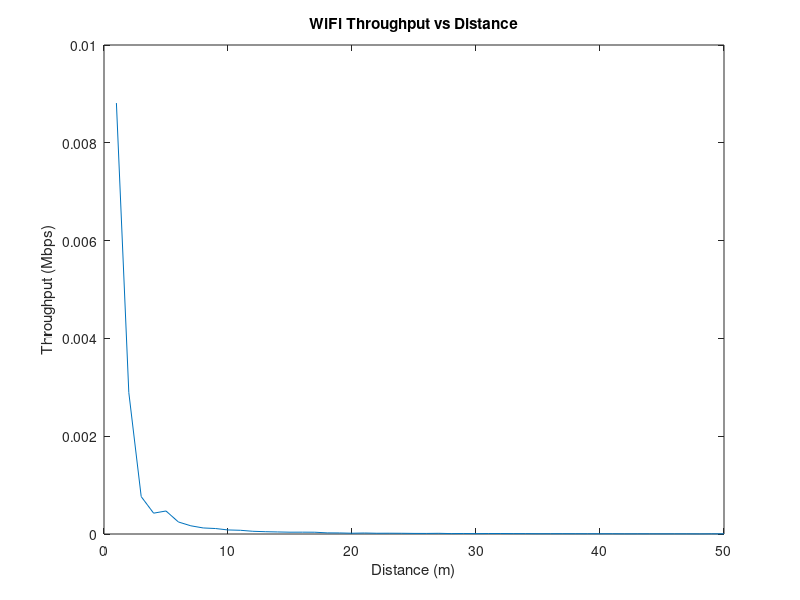

This chart was generated by the following MATLAB code:
% WiFi simulation scenarios
% Shows the relationship between distance and throughput

% Define simulation parameters
d_max = 50; % maximum distance between WiFi devices (meters)
d_step = 1; % distance step size (meters)
N = 10; % number of simulations at each distance
tx_rate = 54; % WiFi transmission rate (Mbps)

% Initialize variables
distances = 0:d_step:d_max;
throughputs = zeros(size(distances));

% Simulate WiFi scenarios
for i = 1:length(distances)
    d = distances(i);
    for j = 1:N
        % Assume the signal strength decays according to the inverse square law
        rssi = -40 - 20*log10(d) + randn()*2;
        % Calculate the throughput using the Shannon-Hartley theorem
        throughput = tx_rate * log2(1 + 10^(rssi/10));
        throughputs(i) = throughputs(i) + throughput;
    end
    throughputs(i) = throughputs(i) / N;
end

% Plot the results
plot(distances, throughputs);
xlabel('Distance (m)');
ylabel('Throughput (Mbps)');
title('WiFi Throughput vs Distance');
